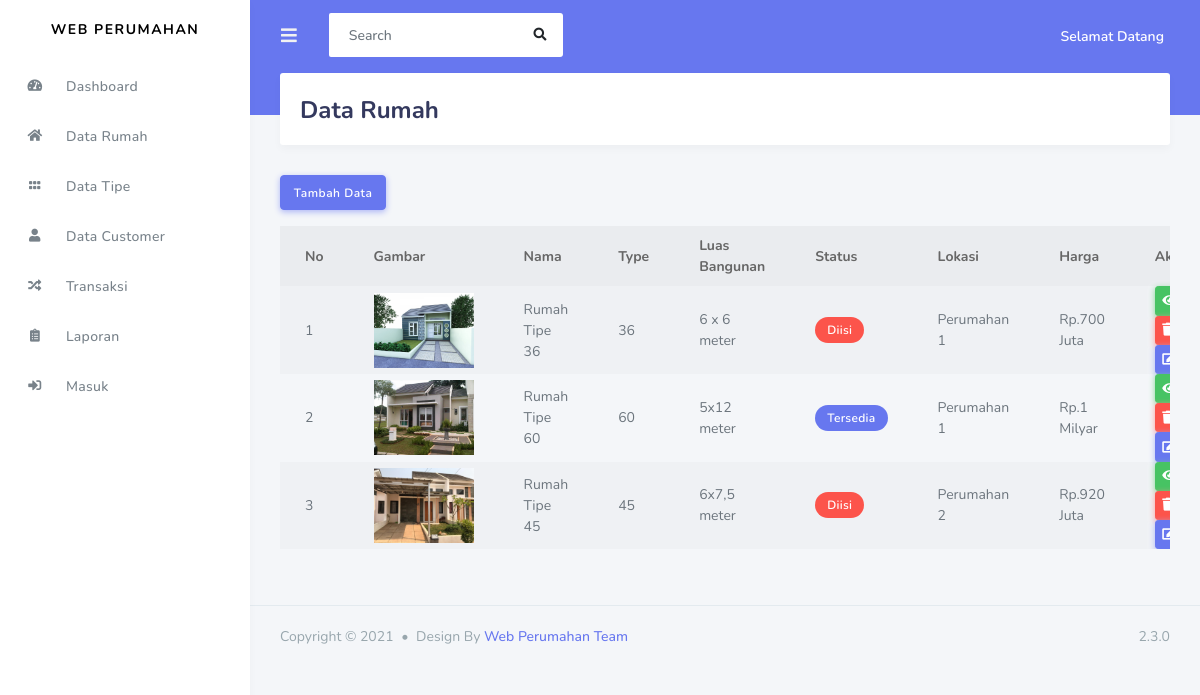
Screenshot of /index.php/admin/data_rumah with the database file from the repository.
### tables this page shows
CREATE TABLE `rumah` (
  `id_rumah` int(12) NOT NULL,
  `nama_rumah` varchar(256) NOT NULL,
  `kode_type` varchar(256) NOT NULL,
  `luas_bangunan` varchar(256) NOT NULL,
  `status` varchar(256) NOT NULL,
  `lokasi` varchar(256) NOT NULL,
  `kamar_tidur` varchar(256) NOT NULL,
  `kamar_mandi` varchar(256) NOT NULL,
  `ruangan` varchar(256) NOT NULL,
  `lantai` varchar(256) NOT NULL,
  `garasi` varchar(256) NOT NULL,
  `deskripsi` text NOT NULL,
  `alamat` varchar(256) NOT NULL,
  `kota` varchar(256) NOT NULL,
  `kode_pos` varchar(256) NOT NULL,
  `harga` varchar(256) NOT NULL,
  `gambar` varchar(256) NOT NULL
);

### application/controllers/admin/Data_rumah.php (called while the page is built, shortened)
<?php
class Data_rumah extends CI_Controller{
    public function index()
    {
        $data['rumah'] = $this->rental_model->get_data('rumah')->result();
        $data['tipe'] = $this->rental_model->get_data('tipe')->result();
        $this->load->view('templates_admin/header');
        $this->load->view('templates_admin/sidebar');
        $this->load->view('admin/data_rumah',$data);
        $this->load->view('templates_admin/footer');
    }
}
?>

### index.php (called while the page is built, shortened)
<?php
require_once BASEPATH.'core/CodeIgniter.php';

### application/models/Rental_model.php (called while the page is built, shortened)
<?php
class Rental_model extends CI_model
{
    public function get_data($table){
        return $this->db->get($table);
    }
}
?>

### application/views/admin/Data_rumah.php (the view, shortened to what this page needs)
<div class="main-content">
        <section class="section">
          <div class="section-header">
            <h1>Data Rumah </h1>
          </div>
            <a href="<?php echo base_url('admin/data_rumah/tambah_rumah') ?>" class="btn btn-primary mb-3">
            Tambah Data</a>
          <table class="table table-hover table-striped table-responsive ">
              <thead>
                  <tr>
                    <th>No</th>
                    <th>Gambar</th>
                    <th>Nama</th>
                    <th>Type</th>
                    <th>Luas Bangunan</th>
                    <th>Status</th>
                    <th>Lokasi</th>
                    <th>Harga</th>
                    <th width="150px">Aksi</th>
                  </tr>
              </thead>
                <tbody>
                    <?php
                        $no=1;
                        foreach($rumah as $rm) : ?>
                            <tr>
                                <td><?php echo $no++ ?></td>
                                <td>
                                    <img width="100px" src="<?php echo base_url().'assets/upload/' .$rm->gambar ?>">
                                </td>
                                <td><?php echo $rm->nama_rumah ?></td>
                                <td><?php echo $rm->kode_type ?></td>
                                <td><?php echo $rm->luas_bangunan ?></td>
                                <td><?php
                                if ($rm->status == "0"){
                                    echo "<span class='badge badge-danger'> Diisi
                                    </span>";
                                }else{
                                    echo "<span class='badge badge-primary'> Tersedia
                                    </span>";
                                }
                                ?></td>
                                <td><?php echo $rm->lokasi ?></td>
                                <td>Rp.<?php echo $rm->harga ?></td>
                                <td>
                                    <a href="<?php echo base_url('admin/data_rumah/detail_rumah/') .$rm->id_rumah ?>" class="btn btn-sm btn-success"><i class="
                                    fas fa-eye"></i></a>
                                    <a href="<?php echo base_url('admin/data_rumah/delete_rumah/') .$rm->id_rumah ?>" class="btn btn-sm btn-danger"><i class="
                                    fas fa-trash"></i></a>
                                    <a href="<?php echo base_url('admin/data_rumah/update_rumah/') .$rm->id_rumah ?>" class="btn btn-sm btn-primary"><i class="
                                    fas fa-edit"></i></a>
                                </td>
                            </tr>
                    <?php endforeach; ?>
                </tbody>
          </table>
</section>
</div>

### rows the page displays
rumah: gambar (picture), nama_rumah "Rumah Tipe 36", kode_type "36", luas_bangunan "6 x 6 meter", status "Diisi", lokasi "Perumahan 1", harga "700 Juta"
rumah: gambar (picture), nama_rumah "Rumah Tipe 60", kode_type "60", luas_bangunan "5x12 meter", status "Tersedia", lokasi "Perumahan 1", harga "1 Milyar"
rumah: gambar (picture), nama_rumah "Rumah Tipe 45", kode_type "45", luas_bangunan "6x7,5 meter", status "Diisi", lokasi "Perumahan 2", harga "920 Juta"
